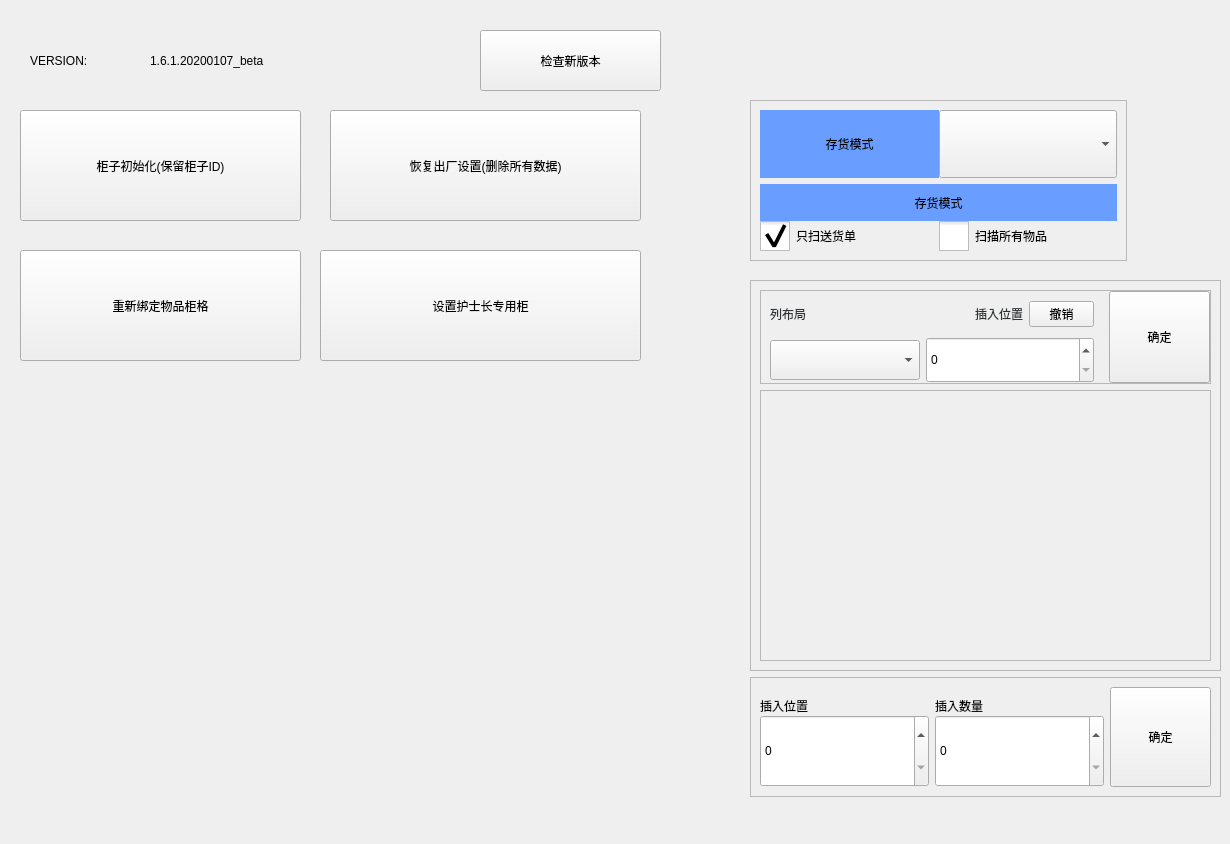
     <widget class="QWidget" name="page_2">
      <widget class="QPushButton" name="clear">
       <property name="geometry">
        <rect>
         <x>20</x>
         <y>110</y>
         <width>281</width>
         <height>111</height>
        </rect>
       </property>
       <property name="text">
        <string>柜子初始化(保留柜子ID)</string>
       </property>
      </widget>
      <widget class="QPushButton" name="init">
       <property name="geometry">
        <rect>
         <x>330</x>
         <y>110</y>
         <width>311</width>
         <height>111</height>
        </rect>
       </property>
       <property name="text">
        <string>恢复出厂设置(删除所有数据)</string>
       </property>
      </widget>
      <widget class="QPushButton" name="check">
       <property name="geometry">
        <rect>
         <x>480</x>
         <y>30</y>
         <width>181</width>
         <height>61</height>
        </rect>
       </property>
       <property name="text">
        <string>检查新版本</string>
       </property>
      </widget>
      <widget class="QPushButton" name="rebind">
       <property name="geometry">
        <rect>
         <x>20</x>
         <y>250</y>
         <width>281</width>
         <height>111</height>
        </rect>
       </property>
       <property name="text">
        <string>重新绑定物品柜格</string>
       </property>
      </widget>
      <widget class="QLabel" name="verInfo">
       <property name="geometry">
        <rect>
         <x>150</x>
         <y>30</y>
         <width>311</width>
         <height>61</height>
        </rect>
       </property>
       <property name="styleSheet">
        <string notr="true">font: 75 25px &quot;WenQuanYi Micro Hei Mono&quot;;
</string>
       </property>
       <property name="text">
        <string>1.6.1.20200107_beta</string>
       </property>
      </widget>
      <widget class="QWidget" name="verticalLayoutWidget">
       <property name="geometry">
        <rect>
         <x>750</x>
         <y>280</y>
         <width>471</width>
         <height>555</height>
        </rect>
       </property>
       <layout class="QVBoxLayout" name="verticalLayout_7" stretch="1,1,0">
        <property name="bottomMargin">
         <number>0</number>
        </property>
        <item>
         <widget class="QFrame" name="frame_new">
          <property name="sizePolicy">
           <sizepolicy hsizetype="Preferred" vsizetype="Fixed">
            <horstretch>0</horstretch>
            <verstretch>0</verstretch>
           </sizepolicy>
          </property>
          <property name="frameShape">
           <enum>QFrame::StyledPanel</enum>
          </property>
          <property name="frameShadow">
           <enum>QFrame::Raised</enum>
          </property>
          <layout class="QVBoxLayout" name="verticalLayout_4" stretch="1,6">
           <item>
            <widget class="QFrame" name="frame_6">
             <property name="minimumSize">
              <size>
               <width>0</width>
               <height>94</height>
              </size>
             </property>
             <property name="styleSheet">
              <string notr="true">QLabel{ color: rgb(46, 52, 54);}</string>
             </property>
             <property name="frameShape">
              <enum>QFrame::StyledPanel</enum>
             </property>
             <property name="frameShadow">
              <enum>QFrame::Raised</enum>
             </property>
             <layout class="QHBoxLayout" name="horizontalLayout_5" stretch="7,4">
              <property name="leftMargin">
               <number>0</number>
              </property>
              <property name="topMargin">
               <number>0</number>
              </property>
              <property name="rightMargin">
               <number>0</number>
              </property>
              <property name="bottomMargin">
               <number>0</number>
              </property>
              <item>
               <widget class="QFrame" name="frame_5">
                <property name="frameShape">
                 <enum>QFrame::NoFrame</enum>
                </property>
                <property name="frameShadow">
                 <enum>QFrame::Raised</enum>
                </property>
                <layout class="QVBoxLayout" name="verticalLayout_3">
                 <property name="spacing">
                  <number>0</number>
                 </property>
                 <property name="leftMargin">
                  <number>0</number>
                 </property>
                 <property name="topMargin">
                  <number>0</number>
                 </property>
                 <property name="rightMargin">
                  <number>0</number>
                 </property>
                 <property name="bottomMargin">
                  <number>0</number>
                 </property>
                 <item>
                  <widget class="QFrame" name="frame_4">
                   <property name="frameShape">
                    <enum>QFrame::NoFrame</enum>
                   </property>
                   <property name="frameShadow">
                    <enum>QFrame::Raised</enum>
                   </property>
                   <layout class="QHBoxLayout" name="horizontalLayout_4">
                    <property name="topMargin">
                     <number>0</number>
                    </property>
                    <property name="bottomMargin">
                     <number>0</number>
                    </property>
                    <item>
                     <widget class="QLabel" name="label_6">
                      <property name="text">
                       <string>列布局</string>
                      </property>
                     </widget>
                    </item>
                    <item>
                     <widget class="QLabel" name="label_5">
                      <property name="text">
                       <string>插入位置</string>
                      </property>
                      <property name="alignment">
                       <set>Qt::AlignRight|Qt::AlignTrailing|Qt::AlignVCenter</set>
                      </property>
                     </widget>
                    </item>
                    <item>
                     <widget class="QPushButton" name="undo">
                      <property name="maximumSize">
                       <size>
                        <width>65</width>
                        <height>16777215</height>
                       </size>
                      </property>
                      <property name="text">
                       <string>撤销</string>
                      </property>
                     </widget>
                    </item>
                   </layout>
                  </widget>
                 </item>
                 <item>
                  <widget class="QFrame" name="frame_3">
                   <property name="frameShape">
                    <enum>QFrame::NoFrame</enum>
                   </property>
                   <property name="frameShadow">
                    <enum>QFrame::Raised</enum>
                   </property>
                   <layout class="QHBoxLayout" name="horizontalLayout_3">
                    <property name="topMargin">
                     <number>0</number>
                    </property>
                    <property name="bottomMargin">
                     <number>0</number>
                    </property>
                    <item>
                     <widget class="QComboBox" name="col_layout">
                      <property name="sizePolicy">
                       <sizepolicy hsizetype="Fixed" vsizetype="Fixed">
                        <horstretch>0</horstretch>
                        <verstretch>0</verstretch>
                       </sizepolicy>
                      </property>
                      <property name="minimumSize">
                       <size>
                        <width>150</width>
                        <height>40</height>
                       </size>
                      </property>
                     </widget>
                    </item>
                    <item>
                     <widget class="QSpinBox" name="insert_pos">
                      <property name="sizePolicy">
                       <sizepolicy hsizetype="Minimum" vsizetype="Preferred">
                        <horstretch>0</horstretch>
                        <verstretch>0</verstretch>
                       </sizepolicy>
                      </property>
                     </widget>
                    </item>
                   </layout>
                  </widget>
                 </item>
                </layout>
               </widget>
              </item>
              <item>
               <widget class="QPushButton" name="insert">
                <property name="sizePolicy">
                 <sizepolicy hsizetype="Preferred" vsizetype="Preferred">
                  <horstretch>0</horstretch>
                  <verstretch>0</verstretch>
                 </sizepolicy>
                </property>
                <property name="maximumSize">
                 <size>
                  <width>101</width>
                  <height>16777215</height>
                 </size>
                </property>
                <property name="text">
                 <string>确定</string>
                </property>
               </widget>
              </item>
             </layout>
            </widget>
           </item>
           <item>
            <widget class="QFrame" name="layout_preview">
             <property name="sizePolicy">
              <sizepolicy hsizetype="Preferred" vsizetype="Fixed">
               <horstretch>0</horstretch>
               <verstretch>0</verstretch>
              </sizepolicy>
             </property>
             <property name="minimumSize">
              <size>
               <width>0</width>
               <height>271</height>
              </size>
             </property>
             <property name="frameShape">
              <enum>QFrame::StyledPanel</enum>
             </property>
             <property name="frameShadow">
              <enum>QFrame::Raised</enum>
             </property>
             <layout class="QHBoxLayout" name="horizontalLayout_6">
              <property name="leftMargin">
               <number>3</number>
              </property>
              <property name="topMargin">
               <number>3</number>
              </property>
              <property name="rightMargin">
               <number>3</number>
              </property>
              <property name="bottomMargin">
               <number>3</number>
              </property>
             </layout>
            </widget>
           </item>
          </layout>
         </widget>
        </item>
        <item>
         <widget class="QFrame" name="frame_master">
          <property name="sizePolicy">
           <sizepolicy hsizetype="Preferred" vsizetype="Fixed">
            <horstretch>0</horstretch>
            <verstretch>0</verstretch>
           </sizepolicy>
          </property>
          <property name="minimumSize">
           <size>
            <width>0</width>
            <height>120</height>
           </size>
          </property>
          <property name="frameShape">
           <enum>QFrame::StyledPanel</enum>
          </property>
          <property name="frameShadow">
           <enum>QFrame::Raised</enum>
          </property>
          <layout class="QHBoxLayout" name="horizontalLayout_7">
           <item>
            <layout class="QVBoxLayout" name="verticalLayout_5">
             <property name="spacing">
              <number>0</number>
             </property>
             <property name="topMargin">
              <number>10</number>
             </property>
             <item>
              <widget class="QLabel" name="label_8">
               <property name="sizePolicy">
                <sizepolicy hsizetype="Preferred" vsizetype="Fixed">
                 <horstretch>0</horstretch>
                 <verstretch>0</verstretch>
                </sizepolicy>
               </property>
               <property name="text">
                <string>插入位置</string>
               </property>
              </widget>
             </item>
             <item>
              <widget class="QSpinBox" name="insert_pos_2">
               <property name="sizePolicy">
                <sizepolicy hsizetype="Minimum" vsizetype="Preferred">
                 <horstretch>0</horstretch>
                 <verstretch>0</verstretch>
                </sizepolicy>
               </property>
              </widget>
             </item>
            </layout>
           </item>
           <item>
            <layout class="QVBoxLayout" name="verticalLayout_6">
             <property name="spacing">
              <number>0</number>
             </property>
             <property name="topMargin">
              <number>10</number>
             </property>
             <item>
              <widget class="QLabel" name="label_9">
               <property name="sizePolicy">
                <sizepolicy hsizetype="Preferred" vsizetype="Fixed">
                 <horstretch>0</horstretch>
                 <verstretch>0</verstretch>
                </sizepolicy>
               </property>
               <property name="text">
                <string>插入数量</string>
               </property>
              </widget>
             </item>
             <item>
              <widget class="QSpinBox" name="insert_num_2">
               <property name="sizePolicy">
                <sizepolicy hsizetype="Minimum" vsizetype="Preferred">
                 <horstretch>0</horstretch>
                 <verstretch>0</verstretch>
                </sizepolicy>
               </property>
              </widget>
             </item>
            </layout>
           </item>
           <item>
            <widget class="QPushButton" name="insert_2">
             <property name="sizePolicy">
              <sizepolicy hsizetype="Preferred" vsizetype="Preferred">
               <horstretch>0</horstretch>
               <verstretch>0</verstretch>
              </sizepolicy>
             </property>
             <property name="maximumSize">
              <size>
               <width>101</width>
               <height>16777215</height>
              </size>
             </property>
             <property name="text">
              <string>确定</string>
             </property>
            </widget>
           </item>
          </layout>
         </widget>
        </item>
        <item>
         <spacer name="verticalSpacer">
          <property name="orientation">
           <enum>Qt::Vertical</enum>
          </property>
          <property name="sizeHint" stdset="0">
           <size>
            <width>20</width>
            <height>40</height>
           </size>
          </property>
         </spacer>
        </item>
       </layout>
      </widget>
      <widget class="QPushButton" name="set_spec_case">
       <property name="geometry">
        <rect>
         <x>320</x>
         <y>250</y>
         <width>321</width>
         <height>111</height>
        </rect>
       </property>
       <property name="text">
        <string>设置护士长专用柜</string>
       </property>
      </widget>
      <widget class="QLabel" name="verInfo_2">
       <property name="geometry">
        <rect>
         <x>30</x>
         <y>30</y>
         <width>111</width>
         <height>61</height>
        </rect>
       </property>
       <property name="styleSheet">
        <string notr="true">font: 75 25px &quot;WenQuanYi Micro Hei Mono&quot;;
</string>
       </property>
       <property name="text">
        <string>VERSION: </string>
       </property>
      </widget>
      <widget class="QLabel" name="version_msg">
       <property name="geometry">
        <rect>
         <x>670</x>
         <y>40</y>
         <width>311</width>
         <height>41</height>
        </rect>
       </property>
       <property name="text">
        <string/>
       </property>
      </widget>
      <widget class="QFrame" name="frame_finger">
       <property name="geometry">
        <rect>
         <x>20</x>
         <y>380</y>
         <width>701</width>
         <height>371</height>
        </rect>
       </property>
       <property name="frameShape">
        <enum>QFrame::NoFrame</enum>
       </property>
       <property name="frameShadow">
        <enum>QFrame::Raised</enum>
       </property>
       <layout class="QHBoxLayout" name="horizontalLayout_12"/>
      </widget>
      <widget class="QFrame" name="frame_12">
       <property name="geometry">
        <rect>
         <x>750</x>
         <y>100</y>
         <width>377</width>
         <height>161</height>
        </rect>
       </property>
       <property name="frameShape">
        <enum>QFrame::StyledPanel</enum>
       </property>
       <property name="frameShadow">
        <enum>QFrame::Raised</enum>
       </property>
       <layout class="QVBoxLayout" name="verticalLayout_11">
        <item>
         <widget class="QFrame" name="frame_11">
          <property name="styleSheet">
           <string notr="true">QCheckBox{
font: 25px &quot;WenQuanYi Micro Hei Mono&quot;;
}
QCheckBox::indicator {width: 30px;height:30px;}</string>
          </property>
          <property name="frameShape">
           <enum>QFrame::NoFrame</enum>
          </property>
          <property name="frameShadow">
           <enum>QFrame::Raised</enum>
          </property>
          <layout class="QHBoxLayout" name="horizontalLayout_11">
           <property name="spacing">
            <number>0</number>
           </property>
           <property name="leftMargin">
            <number>0</number>
           </property>
           <property name="topMargin">
            <number>0</number>
           </property>
           <property name="rightMargin">
            <number>0</number>
           </property>
           <property name="bottomMargin">
            <number>0</number>
           </property>
           <item>
            <widget class="QLabel" name="label_13">
             <property name="styleSheet">
              <string notr="true">font: 75 30px &quot;WenQuanYi Micro Hei&quot;;
background-color: rgb(105, 157, 255);</string>
             </property>
             <property name="text">
              <string>存货模式</string>
             </property>
             <property name="alignment">
              <set>Qt::AlignCenter</set>
             </property>
            </widget>
           </item>
           <item>
            <layout class="QHBoxLayout" name="horizontalLayout_10">
             <item>
              <widget class="QComboBox" name="proName">
               <property name="sizePolicy">
                <sizepolicy hsizetype="Preferred" vsizetype="Preferred">
                 <horstretch>0</horstretch>
                 <verstretch>0</verstretch>
                </sizepolicy>
               </property>
              </widget>
             </item>
            </layout>
           </item>
          </layout>
         </widget>
        </item>
        <item>
         <widget class="QFrame" name="frame_7">
          <property name="styleSheet">
           <string notr="true">QCheckBox{
font: 25px &quot;WenQuanYi Micro Hei Mono&quot;;
}
QCheckBox::indicator {width: 30px;height:30px;}</string>
          </property>
          <property name="frameShape">
           <enum>QFrame::NoFrame</enum>
          </property>
          <property name="frameShadow">
           <enum>QFrame::Raised</enum>
          </property>
          <layout class="QVBoxLayout" name="verticalLayout_10">
           <property name="spacing">
            <number>0</number>
           </property>
           <property name="leftMargin">
            <number>0</number>
           </property>
           <property name="topMargin">
            <number>0</number>
           </property>
           <property name="rightMargin">
            <number>0</number>
           </property>
           <property name="bottomMargin">
            <number>0</number>
           </property>
           <item>
            <widget class="QLabel" name="label_11">
             <property name="styleSheet">
              <string notr="true">font: 75 30px &quot;WenQuanYi Micro Hei&quot;;
background-color: rgb(105, 157, 255);</string>
             </property>
             <property name="text">
              <string>存货模式</string>
             </property>
             <property name="alignment">
              <set>Qt::AlignCenter</set>
             </property>
            </widget>
           </item>
           <item>
            <layout class="QHBoxLayout" name="horizontalLayout_8">
             <item>
              <widget class="QCheckBox" name="scan_list">
               <property name="text">
                <string>只扫送货单</string>
               </property>
               <property name="checked">
                <bool>true</bool>
               </property>
               <property name="autoExclusive">
                <bool>true</bool>
               </property>
              </widget>
             </item>
             <item>
              <widget class="QCheckBox" name="scan_all">
               <property name="text">
                <string>扫描所有物品</string>
               </property>
               <property name="checked">
                <bool>false</bool>
               </property>
               <property name="autoExclusive">
                <bool>true</bool>
               </property>
              </widget>
             </item>
            </layout>
           </item>
          </layout>
         </widget>
        </item>
       </layout>
      </widget>
     </widget>
